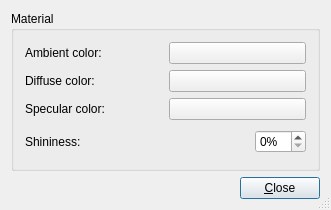
<ui version="4.0" >
 <author></author>
 <comment></comment>
 <exportmacro></exportmacro>
 <class>Gui::Dialog::DlgMaterialProperties</class>
 <widget class="QDialog" name="Gui::Dialog::DlgMaterialProperties" >
  <property name="geometry" >
   <rect>
    <x>0</x>
    <y>0</y>
    <width>331</width>
    <height>202</height>
   </rect>
  </property>
  <property name="windowTitle" >
   <string>Material properties</string>
  </property>
  <property name="sizeGripEnabled" >
   <bool>true</bool>
  </property>
  <property name="modal" >
   <bool>true</bool>
  </property>
  <layout class="QGridLayout" >
   <property name="margin" >
    <number>11</number>
   </property>
   <property name="spacing" >
    <number>6</number>
   </property>
   <item row="1" column="0" >
    <layout class="QHBoxLayout" >
     <property name="margin" >
      <number>0</number>
     </property>
     <property name="spacing" >
      <number>6</number>
     </property>
     <item>
      <spacer>
       <property name="orientation" >
        <enum>Qt::Horizontal</enum>
       </property>
       <property name="sizeType" >
        <enum>QSizePolicy::Expanding</enum>
       </property>
       <property name="sizeHint" >
        <size>
         <width>20</width>
         <height>20</height>
        </size>
       </property>
      </spacer>
     </item>
     <item>
      <widget class="QPushButton" name="buttonCancel" >
       <property name="text" >
        <string>&amp;Close</string>
       </property>
       <property name="shortcut" >
        <string>Alt+C</string>
       </property>
       <property name="autoDefault" >
        <bool>true</bool>
       </property>
      </widget>
     </item>
    </layout>
   </item>
   <item row="0" column="0" >
    <widget class="QGroupBox" name="groupBox4" >
     <property name="title" >
      <string>Material</string>
     </property>
     <layout class="QGridLayout" >
      <property name="margin" >
       <number>11</number>
      </property>
      <property name="spacing" >
       <number>6</number>
      </property>
      <item row="0" column="1" >
       <widget class="Gui::ColorButton" name="ambientColor" >
        <property name="text" >
         <string/>
        </property>
       </widget>
      </item>
      <item row="1" column="0" >
       <widget class="QLabel" name="textLabel1" >
        <property name="text" >
         <string>Diffuse color:</string>
        </property>
       </widget>
      </item>
      <item row="1" column="1" >
       <widget class="Gui::ColorButton" name="diffuseColor" >
        <property name="text" >
         <string/>
        </property>
       </widget>
      </item>
      <item row="2" column="0" >
       <widget class="QLabel" name="textLabel3" >
        <property name="text" >
         <string>Specular color:</string>
        </property>
       </widget>
      </item>
      <item row="2" column="1" >
       <widget class="Gui::ColorButton" name="specularColor" >
        <property name="text" >
         <string/>
        </property>
       </widget>
      </item>
      <item row="3" column="0" colspan="2" >
       <layout class="QHBoxLayout" >
        <property name="margin" >
         <number>0</number>
        </property>
        <property name="spacing" >
         <number>6</number>
        </property>
        <item>
         <widget class="QLabel" name="textLabel4" >
          <property name="text" >
           <string>Shininess:</string>
          </property>
         </widget>
        </item>
        <item>
         <spacer>
          <property name="orientation" >
           <enum>Qt::Horizontal</enum>
          </property>
          <property name="sizeType" >
           <enum>QSizePolicy::Expanding</enum>
          </property>
          <property name="sizeHint" >
           <size>
            <width>81</width>
            <height>31</height>
           </size>
          </property>
         </spacer>
        </item>
        <item>
         <widget class="Gui::SpinBox" name="shininess" >
          <property name="suffix" >
           <string>%</string>
          </property>
         </widget>
        </item>
       </layout>
      </item>
      <item row="0" column="0" >
       <widget class="QLabel" name="textLabel2" >
        <property name="text" >
         <string>Ambient color:</string>
        </property>
       </widget>
      </item>
     </layout>
    </widget>
   </item>
  </layout>
 </widget>
 <layoutdefault spacing="6" margin="11" />
 <pixmapfunction>qPixmapFromMimeSource</pixmapfunction>
 <customwidgets>
  <customwidget>
   <class>Gui::ColorButton</class>
   <extends>QPushButton</extends>
   <header>Gui/Widgets.h</header>
   <container>0</container>
   <pixmap></pixmap>
  </customwidget>
  <customwidget>
   <class>Gui::SpinBox</class>
   <extends>QSpinBox</extends>
   <header>Gui/SpinBox.h</header>
   <container>0</container>
   <pixmap></pixmap>
  </customwidget>
 </customwidgets>
 <resources/>
 <connections>
  <connection>
   <sender>buttonCancel</sender>
   <signal>clicked()</signal>
   <receiver>Gui::Dialog::DlgMaterialProperties</receiver>
   <slot>reject()</slot>
   <hints>
    <hint type="sourcelabel" >
     <x>20</x>
     <y>20</y>
    </hint>
    <hint type="destinationlabel" >
     <x>20</x>
     <y>20</y>
    </hint>
   </hints>
  </connection>
 </connections>
</ui>
